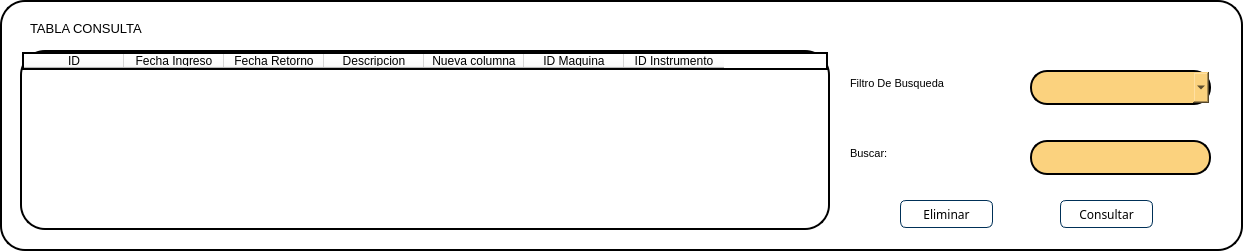
    <widget class="QWidget" name="widget" native="true">
     <property name="geometry">
      <rect>
       <x>0</x>
       <y>470</y>
       <width>1243</width>
       <height>251</height>
      </rect>
     </property>
     <property name="styleSheet">
      <string notr="true">QWidget{
border: 2px solid;
border-radius: 25px;
background: #ffffff;
}
QLineEdit{
Border: 2px solid black;
border-radius: 17px;
Background: #FBD27E;
}
QPushButton{
Background-color:rgb(255, 255, 255);
border: 1px solid #003057;
border-radius: 6px;
}
</string>
     </property>
     <widget class="QLabel" name="label_10">
      <property name="geometry">
       <rect>
        <x>30</x>
        <y>20</y>
        <width>151</width>
        <height>16</height>
       </rect>
      </property>
      <property name="font">
       <font>
        <family>Arial</family>
        <pointsize>10</pointsize>
       </font>
      </property>
      <property name="styleSheet">
       <string notr="true">QLabel{
border: white;
}</string>
      </property>
      <property name="text">
       <string>TABLA CONSULTA</string>
      </property>
     </widget>
     <widget class="QLabel" name="label_11">
      <property name="geometry">
       <rect>
        <x>850</x>
        <y>66</y>
        <width>111</width>
        <height>35</height>
       </rect>
      </property>
      <property name="font">
       <font>
        <family>Arial</family>
        <pointsize>8</pointsize>
       </font>
      </property>
      <property name="styleSheet">
       <string notr="true">QLabel{
border: white;
}</string>
      </property>
      <property name="text">
       <string>Filtro De Busqueda</string>
      </property>
     </widget>
     <widget class="QComboBox" name="comboBox_2">
      <property name="geometry">
       <rect>
        <x>1030</x>
        <y>70</y>
        <width>181</width>
        <height>35</height>
       </rect>
      </property>
      <property name="minimumSize">
       <size>
        <width>181</width>
        <height>35</height>
       </size>
      </property>
      <property name="font">
       <font>
        <family>Arial</family>
        <stylestrategy>PreferDefault</stylestrategy>
       </font>
      </property>
      <property name="styleSheet">
       <string notr="true">QComboBox{
Border: 2px solid black;
Border-radius: 17px;
background:#FBD27E;
}</string>
      </property>
      <property name="insertPolicy">
       <enum>QComboBox::InsertAtBottom</enum>
      </property>
      <property name="sizeAdjustPolicy">
       <enum>QComboBox::AdjustToContents</enum>
      </property>
      <property name="frame">
       <bool>false</bool>
      </property>
      <item>
       <property name="text">
        <string/>
       </property>
      </item>
     </widget>
     <widget class="QLabel" name="label_12">
      <property name="geometry">
       <rect>
        <x>850</x>
        <y>136</y>
        <width>45</width>
        <height>35</height>
       </rect>
      </property>
      <property name="font">
       <font>
        <family>Arial</family>
        <pointsize>8</pointsize>
       </font>
      </property>
      <property name="styleSheet">
       <string notr="true">QLabel{
border: white;
}</string>
      </property>
      <property name="text">
       <string>Buscar:</string>
      </property>
     </widget>
     <widget class="QLineEdit" name="lineEdit_5">
      <property name="geometry">
       <rect>
        <x>1030</x>
        <y>140</y>
        <width>181</width>
        <height>35</height>
       </rect>
      </property>
      <property name="minimumSize">
       <size>
        <width>0</width>
        <height>35</height>
       </size>
      </property>
      <property name="font">
       <font>
        <family>Arial</family>
       </font>
      </property>
      <property name="styleSheet">
       <string notr="true"/>
      </property>
     </widget>
     <widget class="QPushButton" name="pushButton_12">
      <property name="geometry">
       <rect>
        <x>1270</x>
        <y>200</y>
        <width>104</width>
        <height>31</height>
       </rect>
      </property>
      <property name="mouseTracking">
       <bool>false</bool>
      </property>
      <property name="styleSheet">
       <string notr="true">QPushButton{
background: #ffffff;
}</string>
      </property>
      <property name="text">
       <string/>
      </property>
      <property name="icon">
       <iconset>
        <normaloff>:/Icon/Componente 29 – 6.png</normaloff>:/Icon/Componente 29 – 6.png</iconset>
      </property>
      <property name="iconSize">
       <size>
        <width>100</width>
        <height>31</height>
       </size>
      </property>
      <property name="autoDefault">
       <bool>false</bool>
      </property>
      <property name="default">
       <bool>false</bool>
      </property>
     </widget>
     <widget class="QPushButton" name="pushButton_13">
      <property name="geometry">
       <rect>
        <x>1440</x>
        <y>200</y>
        <width>104</width>
        <height>31</height>
       </rect>
      </property>
      <property name="mouseTracking">
       <bool>false</bool>
      </property>
      <property name="styleSheet">
       <string notr="true">QPushButton{
background: #ffffff;
}</string>
      </property>
      <property name="text">
       <string/>
      </property>
      <property name="icon">
       <iconset>
        <normaloff>:/Icon/Componente 28 – 6.png</normaloff>:/Icon/Componente 28 – 6.png</iconset>
      </property>
      <property name="iconSize">
       <size>
        <width>101</width>
        <height>35</height>
       </size>
      </property>
      <property name="autoDefault">
       <bool>false</bool>
      </property>
      <property name="default">
       <bool>false</bool>
      </property>
     </widget>
     <widget class="QPushButton" name="pushButton_5">
      <property name="geometry">
       <rect>
        <x>900</x>
        <y>200</y>
        <width>93</width>
        <height>28</height>
       </rect>
      </property>
      <property name="font">
       <font>
        <family>Montserrat</family>
       </font>
      </property>
      <property name="text">
       <string>Eliminar</string>
      </property>
      <property name="icon">
       <iconset resource="resources.qrc">
        <normaloff>:/Icon/Recursos/Eliminar.png</normaloff>:/Icon/Recursos/Eliminar.png</iconset>
      </property>
     </widget>
     <widget class="QPushButton" name="pushButton_6">
      <property name="geometry">
       <rect>
        <x>1060</x>
        <y>200</y>
        <width>93</width>
        <height>28</height>
       </rect>
      </property>
      <property name="font">
       <font>
        <family>Montserrat</family>
       </font>
      </property>
      <property name="text">
       <string>Consultar</string>
      </property>
      <property name="icon">
       <iconset resource="resources.qrc">
        <normaloff>:/Icon/Recursos/Consultar.png</normaloff>:/Icon/Recursos/Consultar.png</iconset>
      </property>
     </widget>
     <widget class="QTableWidget" name="tableWidget_4">
      <property name="geometry">
       <rect>
        <x>20</x>
        <y>50</y>
        <width>810</width>
        <height>180</height>
       </rect>
      </property>
      <column>
       <property name="text">
        <string>ID</string>
       </property>
      </column>
      <column>
       <property name="text">
        <string>Fecha Ingreso</string>
       </property>
      </column>
      <column>
       <property name="text">
        <string>Fecha Retorno</string>
       </property>
      </column>
      <column>
       <property name="text">
        <string>Descripcion</string>
       </property>
      </column>
      <column>
       <property name="text">
        <string>Nueva columna</string>
       </property>
      </column>
      <column>
       <property name="text">
        <string>ID Maquina</string>
       </property>
      </column>
      <column>
       <property name="text">
        <string>ID Instrumento</string>
       </property>
      </column>
     </widget>
    </widget>
